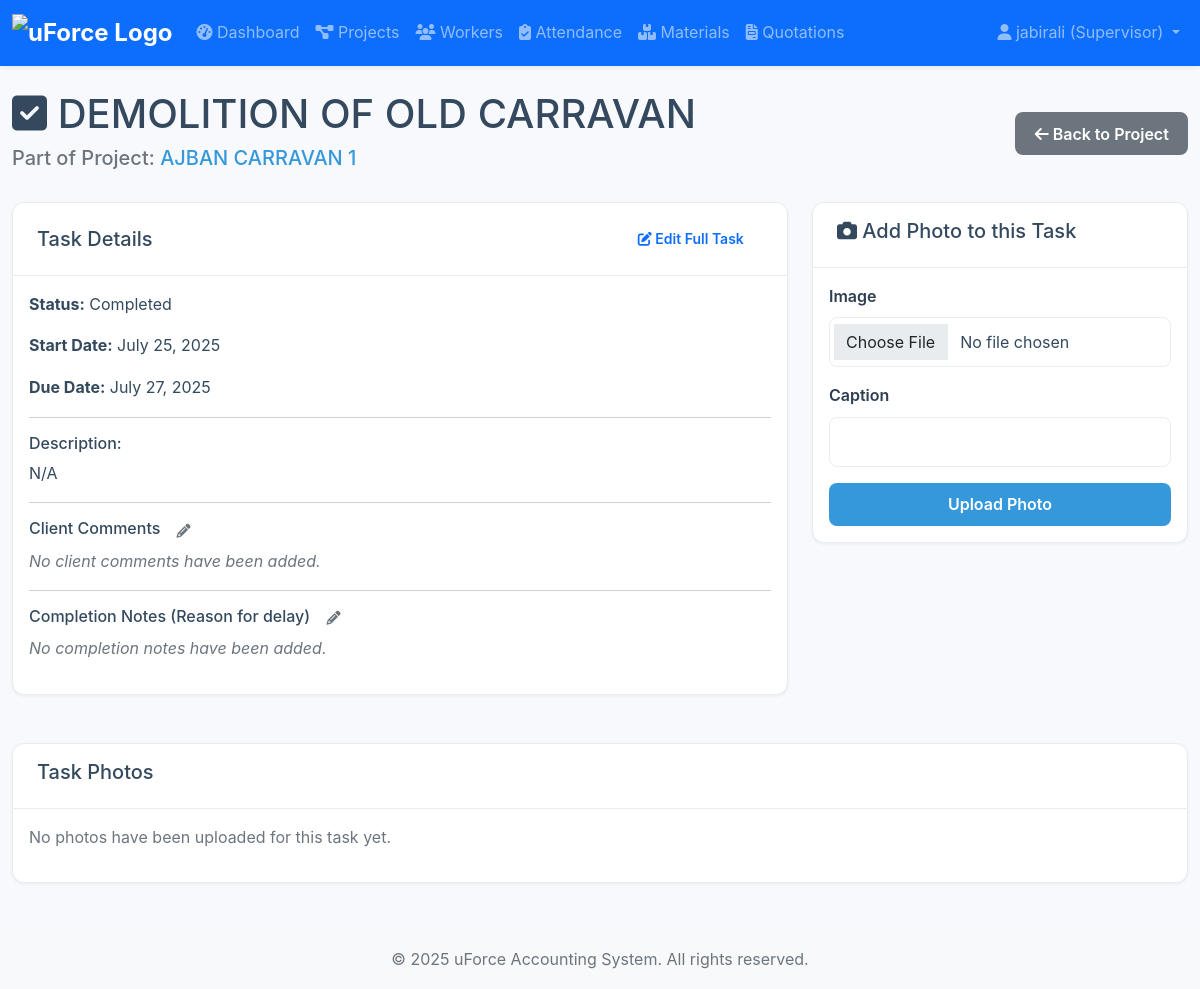
/projects/tasks/1/ (signed in), run on the app's committed database.
### accounts/models.py (models this page shows, shortened)
class CustomUser(AbstractUser):
    ROLE_CHOICES = (('admin', 'Admin'), ('owner', 'Company Owner'), ('supervisor', 'Supervisor'), ('foreman', 'Foreman'))
    role = models.CharField(max_length=20, choices=ROLE_CHOICES)
    phone = models.CharField(max_length=15, blank=True)

### projects/models.py (models this page shows, shortened)
class Task(models.Model):
    STATUS_CHOICES = (
        ('todo', 'To Do'),
        ('in_progress', 'In Progress'),
        ('completed', 'Completed'),
    )
    project = models.ForeignKey('Project', on_delete=models.CASCADE, related_name='tasks')
    title = models.CharField(max_length=250)
    description = models.TextField(blank=True)
    start_date = models.DateField(null=True, blank=True)
    due_date = models.DateField(null=True, blank=True)
    status = models.CharField(max_length=20, choices=STATUS_CHOICES, default='todo')
    client_comments = models.TextField(blank=True, help_text="Client feedback specific to this task.")
    completion_notes = models.TextField(blank=True, help_text="Reason if the task was not completed on the due date.")
    created_at = models.DateTimeField(auto_now_add=True)
    class Meta:
        ordering = ['due_date', 'created_at']
    @property
    def is_overdue(self):
        if self.due_date and self.due_date < timezone.now().date() and self.status != 'completed':
            return True
        return False

class Project(models.Model):
    PRIORITY_CHOICES = (('low', 'Low'), ('medium', 'Medium'), ('high', 'High'), ('very_high', 'Very High'))
    STATUS_CHOICES = (('active', 'Active'), ('completed', 'Completed'), ('on_hold', 'On Hold'))
    name = models.CharField(max_length=200)
    description = models.TextField(blank=True)
    start_date = models.DateField()
    end_date = models.DateField(null=True, blank=True)
    budget = models.DecimalField(max_digits=15, decimal_places=2, default=0)
    actual_cost = models.DecimalField(max_digits=15, decimal_places=2, default=0, editable=False)
    supervisor = models.ForeignKey(
        settings.AUTH_USER_MODEL,
        on_delete=models.SET_NULL,
        null=True,
        limit_choices_to={'role': 'supervisor'}
    )
    client_company = models.CharField(max_length=200, blank=True, verbose_name="Client Company")
    priority = models.CharField(max_length=20, choices=PRIORITY_CHOICES, default='medium')
    progress = models.IntegerField(default=0, editable=False)
    status = models.CharField(max_length=20, choices=STATUS_CHOICES, default='active')
    client_comments = models.TextField(blank=True, verbose_name="Client Comments")
    remarks = models.TextField(blank=True, verbose_name="Internal Remarks")
    created_at = models.DateTimeField(auto_now_add=True, null=True)
    objects = ProjectManager()
    class Meta:
        ordering = ['-start_date']

### projects/views.py (the view)
# urls.py: path('tasks/<int:pk>/', views.task_detail_view, name='task_detail'),
@login_required
@user_passes_test(can_manage_projects)
def task_detail_view(request, pk):
    task = get_object_or_404(Task.objects.select_related('project'), pk=pk)
    if request.method == 'POST':
        photo_form = TaskPhotoForm(request.POST, request.FILES)
        if photo_form.is_valid():
            photo = photo_form.save(commit=False)
            photo.task = task
            photo.uploaded_by = request.user
            photo.save()
            messages.success(request, 'Photo has been added to the task.')
            return redirect('task_detail', pk=task.pk)
    else:
        photo_form = TaskPhotoForm()
    photos = task.photos.select_related('uploaded_by').all()
    context = {
        'task': task,
        'project': task.project,
        'photos': photos,
        'photo_form': photo_form,
    }
    return render(request, 'projects/task_detail.html', context)

### projects/forms.py
class TaskPhotoForm(forms.ModelForm):
    class Meta:
        model = TaskPhoto
        fields = ['image', 'caption']

### accounts/templatetags/auth_extras.py (called while the page is built)
@register.filter(name='has_role')
def has_role(user, role_names):
    if not hasattr(user, 'role'):
        return False
    roles = [role.strip() for role in role_names.split(',')]
    return user.role in roles

### accounts/views.py (called while the page is built)
def can_manage_projects(user):
    return user.is_authenticated and user.role in ['admin', 'owner', 'supervisor']

### templates/projects/task_detail.html (shortened to what this page needs)
{% extends 'base.html' %}
{% load widget_tweaks %}
{% block content %}
<div class="d-flex justify-content-between align-items-center mb-4">
    <div>
        <h1><i class="fas fa-check-square"></i> {{ task.title }}</h1>
        <h5 class="text-muted">Part of Project: <a href="{% url 'project_detail' task.project.pk %}">{{ task.project.name }}</a></h5>
    </div>
    <a href="{% url 'project_detail' task.project.pk %}" class="btn btn-secondary"><i class="fas fa-arrow-left"></i> Back to Project</a>
</div>
<div class="row">
    <div class="col-lg-8 mb-4">
        <div class="card">
            <div class="card-header d-flex justify-content-between align-items-center">
                <h5 class="mb-0">Task Details</h5>
                <button type="button" class="btn btn-sm btn-outline-primary" data-bs-toggle="modal" data-bs-target="#taskModal"
                    onclick="openTaskModal('{% url 'task_update' task.pk %}', 'Edit Task: {{ task.title|escapejs }}')">
                    <i class="fas fa-edit"></i> Edit Full Task
                </button>
            </div>
            <div class="card-body">
                <p><strong>Status:</strong> {{ task.get_status_display }} {% if task.is_overdue %}<span class="badge bg-danger">Due</span>{% endif %}</p>
                <p><strong>Start Date:</strong> {{ task.start_date|default:"N/A" }}</p>
                <p><strong>Due Date:</strong> {{ task.due_date|default:"N/A" }}</p>
                <hr>
                <h6>Description:</h6>
                <p>{{ task.description|linebreaksbr|default:"N/A" }}</p>
                <hr>
                <div id="client-comments-display">
                    <h6>Client Comments <button class="btn btn-sm btn-outline-secondary ms-2 py-0 px-1" onclick="toggleEdit('client-comments')"><i class="fas fa-pencil-alt"></i></button></h6>
                    <p class="text-muted fst-italic">{{ task.client_comments|linebreaksbr|default:"No client comments have been added." }}</p>
                </div>
                <hr>
                <div id="completion-notes-display">
                    <h6>Completion Notes (Reason for delay) <button class="btn btn-sm btn-outline-secondary ms-2 py-0 px-1" onclick="toggleEdit('completion-notes')"><i class="fas fa-pencil-alt"></i></button></h6>
                    <p class="text-muted fst-italic">{{ task.completion_notes|linebreaksbr|default:"No completion notes have been added." }}</p>
                </div>
            </div>
        </div>
    </div>
    <div class="col-lg-4 mb-4">
        <div class="card">
            <div class="card-header"><h5><i class="fas fa-camera"></i> Add Photo to this Task</h5></div>
            <div class="card-body">
                <form method="post" enctype="multipart/form-data">
                    <div class="mb-3">
                        <label class="form-label">{{ photo_form.image.label }}</label>
                        {% render_field photo_form.image class="form-control" %}
                    </div>
                    <div class="mb-3">
                        <label class="form-label">{{ photo_form.caption.label }}</label>
                        {% render_field photo_form.caption class="form-control" %}
                    </div>
                    <button type="submit" class="btn btn-primary w-100">Upload Photo</button>
                </form>
            </div>
        </div>
    </div>
</div>
<div class="card">
    <div class="card-header"><h5>Task Photos</h5></div>
    <div class="card-body">
        <div class="row">
            {% for photo in photos %}
            <div class="col-lg-3 col-md-4 col-sm-6 mb-4">
                <div class="card h-100">
                    <img src="{{ photo.image.url }}" class="card-img-top" style="object-fit: cover; height: 200px;" alt="{{ photo.caption }}">
                    <div class="card-body"><p class="card-text">{{ photo.caption }}</p></div>
                    <div class="card-footer text-muted"><small>By {{ photo.uploaded_by.username }} on {{ photo.created_at|date:"Y-m-d" }}</small></div>
                </div>
            </div>
            {% empty %}
            <p class="text-muted">No photos have been uploaded for this task yet.</p>
            {% endfor %}
        </div>
    </div>
</div>
{% endblock %}

### templates/base.html (shortened to what this page needs)
{% load static %}
{% load auth_extras %}
<!DOCTYPE html>
<html lang="en">
<head>
    <link href="{% static 'css/bootstrap.min.css' %}" rel="stylesheet">
    <link href="https://cdnjs.cloudflare.com/ajax/libs/font-awesome/6.1.1/css/all.min.css" rel="stylesheet">
    <link href="{% static 'css/styles.css' %}" rel="stylesheet">
</head>
<body>
    <nav class="navbar navbar-expand-lg navbar-dark bg-primary sticky-top">
        <div class="container-fluid">
            <a class="navbar-brand" href="{% url 'dashboard' %}">
                <img src="{% static 'images/logo.png' %}" alt="uForce Logo">
            </a>
            <div class="collapse navbar-collapse" id="mainNavbar">
                <ul class="navbar-nav me-auto mb-2 mb-lg-0">
                    <li class="nav-item"><a class="nav-link" href="{% url 'dashboard' %}"><i class="fas fa-tachometer-alt"></i> Dashboard</a></li>
                    <li class="nav-item"><a class="nav-link" href="{% url 'project_list' %}"><i class="fas fa-project-diagram"></i> Projects</a></li>
                    <li class="nav-item"><a class="nav-link" href="{% url 'worker_list' %}"><i class="fas fa-users"></i> Workers</a></li>
                    <li class="nav-item"><a class="nav-link" href="{% url 'attendance_list' %}"><i class="fas fa-clipboard-check"></i> Attendance</a></li>
                    <li class="nav-item"><a class="nav-link" href="{% url 'material_list' %}"><i class="fas fa-boxes-stacked"></i> Materials</a></li>
                    <li class="nav-item"><a class="nav-link" href="{% url 'quotation_list' %}"><i class="fas fa-file-invoice"></i> Quotations</a></li>
                </ul>
                <ul class="navbar-nav">
                    {% if user.is_authenticated %}
                    <li class="nav-item dropdown">
                        <a class="nav-link dropdown-toggle" href="#" id="userDropdown" role="button" data-bs-toggle="dropdown" aria-expanded="false">
                            <i class="fas fa-user"></i> {{ user.username }} ({{ user.get_role_display }})
                        </a>
                    </li>
                    {% else %}
                    <li class="nav-item"><a class="nav-link" href="{% url 'login' %}"><i class="fas fa-sign-in-alt"></i> Login</a></li>
                    {% endif %}
                </ul>
            </div>
        </div>
    </nav>
    <main class="container-fluid mt-4">
        {% block content %}{% endblock %}
    </main>
    <footer class="bg-light text-center text-muted mt-5 py-3">
        <div class="container-fluid">
            &copy; {% now "Y" %} uForce Accounting System. All rights reserved.
        </div>
    </footer>
</body>
</html>

### static/css/styles.css (style rules this page uses)
:root { --primary-color: #2c3e50; --secondary-color: #3498db; --success-color: #27ae60; --warning-color: #f39c12; --danger-color: #e74c3c; --info-color: #17a2b8; --light-color: #ecf0f1; --dark-color: #2c3e50; --body-bg: #f7f9fc; --card-bg: #ffffff; --text-color: #34495e; --border-color: #e9ecef; --shadow-color: rgba(44, 62, 80, 0.07); }
* { margin: 0; padding: 0; box-sizing: border-box; }
body { font-family: -apple-system, BlinkMacSystemFont, "Segoe UI", Roboto, "Helvetica Neue", Arial, sans-serif; background-color: var(--body-bg); line-height: 1.6; color: var(--text-color); -webkit-font-smoothing: antialiased; -moz-osx-font-smoothing: grayscale; }
a { color: var(--secondary-color); text-decoration: none; transition: color 0.2s ease-in-out; }
.navbar { box-shadow: 0 2px 4px var(--shadow-color); background-color: var(--card-bg); }
.navbar-brand { font-weight: 700; font-size: 1.5rem; }
.card { border: 1px solid var(--border-color); border-radius: 0.75rem; box-shadow: 0 1px 3px var(--shadow-color); transition: all 0.2s ease-in-out; margin-bottom: 1.5rem; background-color: var(--card-bg); }
.card-header { font-weight: 600; padding: 1rem 1.5rem; background-color: transparent; border-bottom: 1px solid var(--border-color); }
.btn { border-radius: 0.5rem; font-weight: 600; padding: 0.6rem 1.2rem; transition: all 0.2s ease; border: none; }
.btn-primary { background-color: var(--secondary-color); color: white; }
.form-control, .form-select { border: 1px solid var(--border-color); border-radius: 0.5rem; padding: 0.75rem 1rem; transition: all 0.2s ease; background-color: var(--card-bg); color: var(--text-color); }
.form-label { font-weight: 600; margin-bottom: 0.5rem; color: var(--dark-color); }
footer { padding-top: 3rem; padding-bottom: 3rem; margin-top: auto; }

### templates/base.html (style rules this page uses)
.navbar-brand img { height: 40px; width: auto; }

### data on the page
CustomUser: username "jabirali", role "Supervisor"
Task: title "DEMOLITION OF OLD CARRAVAN", project.name "AJBAN CARRAVAN 1", status "Completed", start_date "July 25, 2025", due_date "July 27, 2025", description "N/A", client_comments "No client comments have been added.", completion_notes "No completion notes have been added."

### other printed values
{{ photo_form.image.label }} "Image"
{{ photo_form.caption.label }} "Caption"
